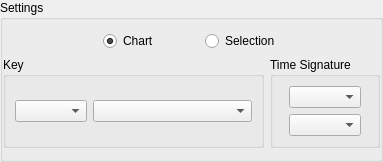
        <widget class="QGroupBox" name="settingsBox">
         <property name="title">
          <string>Settings</string>
         </property>
         <layout class="QVBoxLayout" name="verticalLayout_3">
          <property name="leftMargin">
           <number>0</number>
          </property>
          <property name="rightMargin">
           <number>0</number>
          </property>
          <item>
           <widget class="QWidget" name="optChoiceBox" native="true">
            <layout class="QHBoxLayout" name="horizontalLayout_6">
             <property name="leftMargin">
              <number>0</number>
             </property>
             <property name="topMargin">
              <number>0</number>
             </property>
             <property name="rightMargin">
              <number>0</number>
             </property>
             <property name="bottomMargin">
              <number>0</number>
             </property>
             <item>
              <spacer name="horizontalSpacer_5">
               <property name="orientation">
                <enum>Qt::Orientation::Horizontal</enum>
               </property>
               <property name="sizeType">
                <enum>QSizePolicy::Policy::Maximum</enum>
               </property>
               <property name="sizeHint" stdset="0">
                <size>
                 <width>100</width>
                 <height>20</height>
                </size>
               </property>
              </spacer>
             </item>
             <item>
              <widget class="QRadioButton" name="optChartBtn">
               <property name="sizePolicy">
                <sizepolicy hsizetype="Maximum" vsizetype="Fixed">
                 <horstretch>0</horstretch>
                 <verstretch>0</verstretch>
                </sizepolicy>
               </property>
               <property name="text">
                <string>Chart</string>
               </property>
               <property name="checked">
                <bool>true</bool>
               </property>
              </widget>
             </item>
             <item>
              <spacer name="horizontalSpacer_7">
               <property name="orientation">
                <enum>Qt::Orientation::Horizontal</enum>
               </property>
               <property name="sizeType">
                <enum>QSizePolicy::Policy::Maximum</enum>
               </property>
               <property name="sizeHint" stdset="0">
                <size>
                 <width>40</width>
                 <height>20</height>
                </size>
               </property>
              </spacer>
             </item>
             <item>
              <widget class="QRadioButton" name="optSelectionBtn">
               <property name="sizePolicy">
                <sizepolicy hsizetype="Maximum" vsizetype="Fixed">
                 <horstretch>0</horstretch>
                 <verstretch>0</verstretch>
                </sizepolicy>
               </property>
               <property name="text">
                <string>Selection</string>
               </property>
              </widget>
             </item>
             <item>
              <spacer name="horizontalSpacer_6">
               <property name="orientation">
                <enum>Qt::Orientation::Horizontal</enum>
               </property>
               <property name="sizeType">
                <enum>QSizePolicy::Policy::Maximum</enum>
               </property>
               <property name="sizeHint" stdset="0">
                <size>
                 <width>100</width>
                 <height>20</height>
                </size>
               </property>
              </spacer>
             </item>
            </layout>
           </widget>
          </item>
          <item>
           <widget class="QWidget" name="musicOptsBox" native="true">
            <layout class="QHBoxLayout" name="horizontalLayout_14">
             <property name="spacing">
              <number>6</number>
             </property>
             <property name="leftMargin">
              <number>0</number>
             </property>
             <property name="topMargin">
              <number>0</number>
             </property>
             <property name="rightMargin">
              <number>0</number>
             </property>
             <property name="bottomMargin">
              <number>0</number>
             </property>
             <item>
              <widget class="QGroupBox" name="keySigBox">
               <property name="title">
                <string>Key</string>
               </property>
               <layout class="QHBoxLayout" name="horizontalLayout">
                <item>
                 <widget class="QComboBox" name="keyNameCBox">
                  <property name="sizePolicy">
                   <sizepolicy hsizetype="Fixed" vsizetype="Fixed">
                    <horstretch>0</horstretch>
                    <verstretch>0</verstretch>
                   </sizepolicy>
                  </property>
                  <property name="placeholderText">
                   <string>Tonic</string>
                  </property>
                 </widget>
                </item>
                <item>
                 <widget class="QComboBox" name="keyTypeCBox">
                  <property name="placeholderText">
                   <string>Scale / Mode</string>
                  </property>
                 </widget>
                </item>
               </layout>
              </widget>
             </item>
             <item>
              <widget class="QGroupBox" name="timeSigBox">
               <property name="sizePolicy">
                <sizepolicy hsizetype="Maximum" vsizetype="Preferred">
                 <horstretch>0</horstretch>
                 <verstretch>0</verstretch>
                </sizepolicy>
               </property>
               <property name="title">
                <string>Time Signature</string>
               </property>
               <layout class="QGridLayout" name="gridLayout_6">
                <item row="0" column="0">
                 <widget class="QComboBox" name="timeNumeratorCBox">
                  <property name="sizePolicy">
                   <sizepolicy hsizetype="Maximum" vsizetype="Fixed">
                    <horstretch>0</horstretch>
                    <verstretch>0</verstretch>
                   </sizepolicy>
                  </property>
                 </widget>
                </item>
                <item row="1" column="0">
                 <widget class="QComboBox" name="timeDenominatorCBox">
                  <property name="sizePolicy">
                   <sizepolicy hsizetype="Maximum" vsizetype="Fixed">
                    <horstretch>0</horstretch>
                    <verstretch>0</verstretch>
                   </sizepolicy>
                  </property>
                 </widget>
                </item>
               </layout>
              </widget>
             </item>
            </layout>
           </widget>
          </item>
         </layout>
        </widget>
